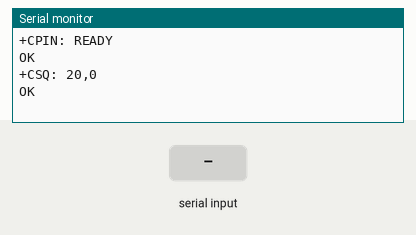
Recording of a sketch running on a simulated Arduino Mega 2560, built with avr-gcc and run on an emulated ATmega2560. On the bench: the last lines printed to the serial monitor. The inputs (shaded band) are chosen by the test bench. The modem accepts every AT command (registered, SIM ready, sends succeed) and sends nothing else.

Above: at 3.2 s.
3.3 s: "S" received over Serial
At 4.2 s:
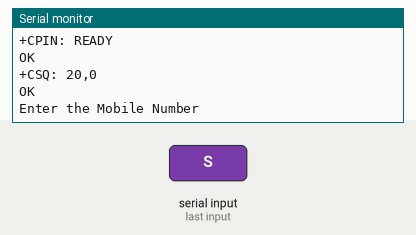
4.8 s: "R" received over Serial
At 5.3 s:
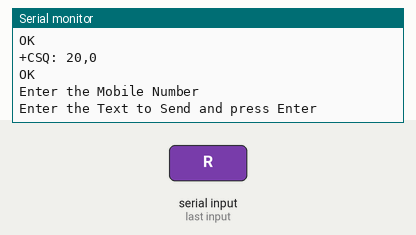
6.3 s: "D" received over Serial
At 8.1 s:
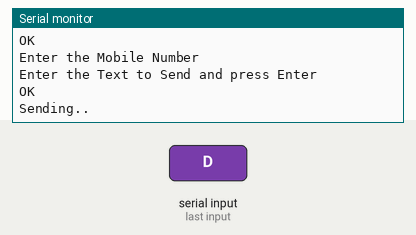
9.3 s: "R" received over Serial
At 10.0 s:
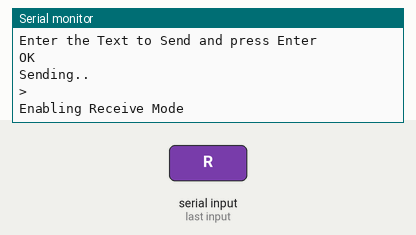

Measured:
- after the input at 3.3 s, the serial monitor: prints a new line at once (image 1)
- after the input at 4.8 s, the serial monitor: prints a new line at once (image 2)
- after the input at 6.3 s, the serial monitor: prints a new line after 1.0 s (image 3)
- after the input at 9.3 s, the serial monitor: prints a new line at once (image 4)

The sketch:

GSM.ino
```cpp
void setup()
{
  Serial1.begin(115200);
  Serial.begin(9600);
  Serial.println(sendCmd("AT+CPIN?",1000));
  Serial.println(sendCmd("AT+CSQ",1000));
}


void loop()
{
  if(Serial.available())
  {
    char ch = Serial.read();
    switch(ch)
    {
      case 'S':
      {
        Serial.println("Enter the Mobile Number");
        String number ="";
        while(!Serial.available()); //wait till text entered
        while(Serial.available())
        {
          number += Serial.read();
        }
        Serial.println("Enter the Text to Send and press Enter");
        String message ="";
        while(!Serial.available()); //wait till text entered
        while(Serial.available())
        {
          message += Serial.read();
        }
        Serial.println(sendCmd("AT+CMGF=\""+message+"\"",1000));
        Serial.println("Sending..");
        Serial.println(sendCmd("AT+CMGS=\""+number+"\"",1000));
        //Serial.println(sendCmd(char(26),1000));
      }break;

      case 'R':
      {
        Serial.println("Enabling Receive Mode");
        Serial.println(sendCmd("AT+CMGF=1",1000));
      }break;

      case 'D':
      {
        Serial.println("Enter the Mobile Number");
        String number ="";
        while(!Serial.available());
        while(Serial.available())
        {
          number += Serial.read();
        }
        Serial.println("Dailing..");
        Serial.println(sendCmd("ATD+"+number,1000));
      }break;

    }
  }

}


String sendCmd(String command,int Delay)
{
  String response = "";
  response.concat("\r");
  Serial1.println(command);
  delay(Delay);
  while(Serial1.available())
  {
    response += (char)Serial1.read();
  }
  return response;
}
```
